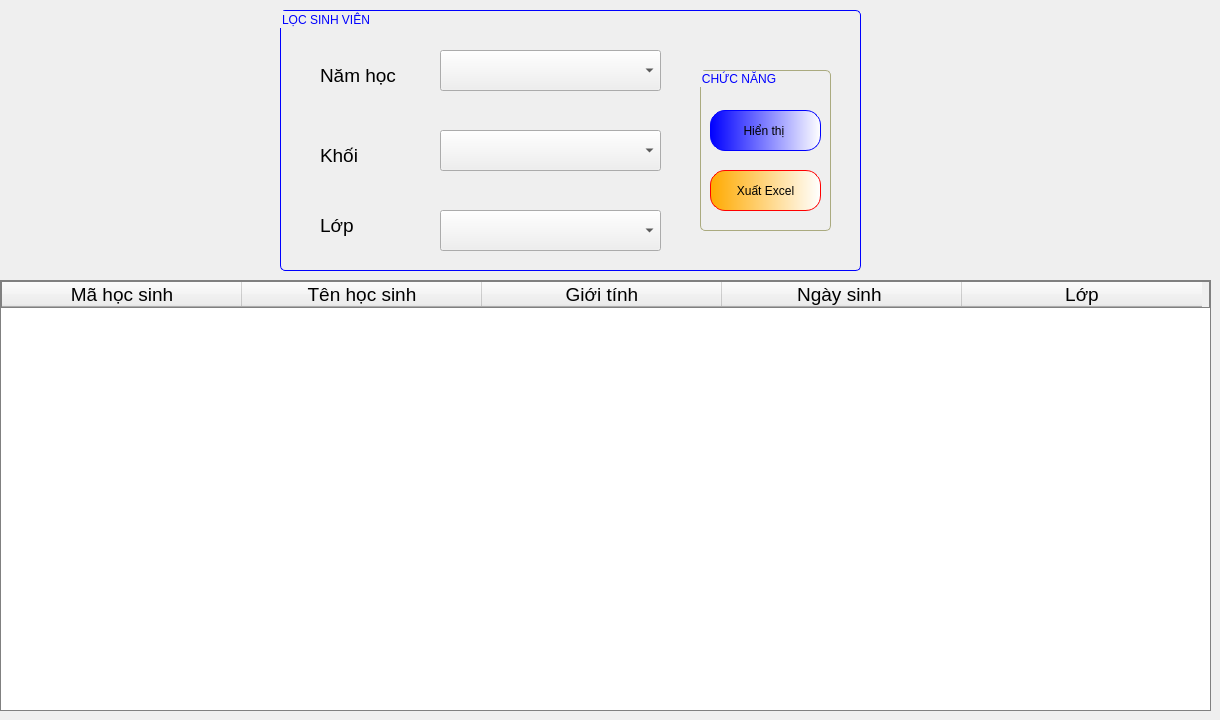
      <widget class="QWidget" name="tab_14">
       <attribute name="title">
        <string>Danh sách</string>
       </attribute>
       <widget class="QGroupBox" name="groupBox_6">
        <property name="geometry">
         <rect>
          <x>280</x>
          <y>10</y>
          <width>581</width>
          <height>261</height>
         </rect>
        </property>
        <property name="styleSheet">
         <string notr="true">QGroupBox{
border-radius: 5px;
border:0.5px solid blue;
	font: 14pt &quot;Tahoma&quot;;
color:blue;
}</string>
        </property>
        <property name="title">
         <string>LỌC SINH VIÊN</string>
        </property>
        <widget class="QLabel" name="label_84">
         <property name="geometry">
          <rect>
           <x>40</x>
           <y>50</y>
           <width>111</width>
           <height>31</height>
          </rect>
         </property>
         <property name="font">
          <font>
           <family>Tahoma</family>
           <pointsize>14</pointsize>
          </font>
         </property>
         <property name="text">
          <string>Năm học</string>
         </property>
        </widget>
        <widget class="QLabel" name="label_85">
         <property name="geometry">
          <rect>
           <x>40</x>
           <y>130</y>
           <width>101</width>
           <height>31</height>
          </rect>
         </property>
         <property name="font">
          <font>
           <family>Tahoma</family>
           <pointsize>14</pointsize>
          </font>
         </property>
         <property name="text">
          <string>Khối</string>
         </property>
        </widget>
        <widget class="QComboBox" name="cboxlistNH">
         <property name="geometry">
          <rect>
           <x>160</x>
           <y>40</y>
           <width>221</width>
           <height>41</height>
          </rect>
         </property>
         <property name="styleSheet">
          <string notr="true">border-color: rgb(170, 170, 127);
color: rgb(0, 0, 0);
font: 14pt &quot;Tahoma&quot;;</string>
         </property>
        </widget>
        <widget class="QComboBox" name="cboxlistLop">
         <property name="geometry">
          <rect>
           <x>160</x>
           <y>200</y>
           <width>221</width>
           <height>41</height>
          </rect>
         </property>
         <property name="styleSheet">
          <string notr="true">border-color: rgb(170, 170, 127);
color: rgb(0, 0, 0);
font: 14pt &quot;Tahoma&quot;;</string>
         </property>
        </widget>
        <widget class="QComboBox" name="cboxlistKhoi">
         <property name="geometry">
          <rect>
           <x>160</x>
           <y>120</y>
           <width>221</width>
           <height>41</height>
          </rect>
         </property>
         <property name="styleSheet">
          <string notr="true">border-color: rgb(170, 170, 127);
color: rgb(0, 0, 0);
font: 14pt &quot;Tahoma&quot;;</string>
         </property>
        </widget>
        <widget class="QLabel" name="label_86">
         <property name="geometry">
          <rect>
           <x>40</x>
           <y>200</y>
           <width>81</width>
           <height>31</height>
          </rect>
         </property>
         <property name="font">
          <font>
           <family>Tahoma</family>
           <pointsize>14</pointsize>
          </font>
         </property>
         <property name="text">
          <string>Lớp</string>
         </property>
        </widget>
        <widget class="QGroupBox" name="groupBox_2">
         <property name="geometry">
          <rect>
           <x>420</x>
           <y>60</y>
           <width>131</width>
           <height>161</height>
          </rect>
         </property>
         <property name="styleSheet">
          <string notr="true">border-color: rgb(170, 170, 127);
</string>
         </property>
         <property name="title">
          <string>CHỨC NĂNG</string>
         </property>
         <widget class="QPushButton" name="btnDisplayListHS">
          <property name="geometry">
           <rect>
            <x>10</x>
            <y>40</y>
            <width>111</width>
            <height>41</height>
           </rect>
          </property>
          <property name="styleSheet">
           <string notr="true">QPushButton{
font: 16pt &quot;Tahoma&quot;;
border-radius:15px;
border:1px solid blue;
	background-color: qlineargradient(spread:pad, x1:0, y1:0, x2:1, y2:0, stop:0 rgba(0, 0, 255, 255), stop:1 rgba(255, 255, 255, 255));
}
QPushButton:hover{
	font: 18pt &quot;Tahoma&quot;;
	background-color: qlineargradient(spread:repeat, x1:0, y1:0, x2:1, y2:0, stop:0 rgba(0, 85, 255, 255), stop:1 rgba(255, 255, 255, 255));
}
</string>
          </property>
          <property name="text">
           <string>Hiển thị </string>
          </property>
         </widget>
         <widget class="QPushButton" name="btnExportPhanLop">
          <property name="geometry">
           <rect>
            <x>10</x>
            <y>100</y>
            <width>111</width>
            <height>41</height>
           </rect>
          </property>
          <property name="styleSheet">
           <string notr="true">QPushButton{
font: 16pt &quot;Tahoma&quot;;
border-radius:15px;
border:1px solid red;
background-color: qlineargradient(spread:pad, x1:0, y1:0, x2:1, y2:0, stop:0 rgba(255, 170, 0, 255), stop:1 rgba(255, 255, 255, 255));
}
QPushButton:hover{
	font: 18pt &quot;Tahoma&quot;;
background-color:qlineargradient(spread:pad, x1:0, y1:0, x2:1, y2:0, stop:0 rgba(255, 85, 0, 255), stop:1 rgba(255, 255, 255, 255));
}
</string>
          </property>
          <property name="text">
           <string>Xuất Excel</string>
          </property>
         </widget>
        </widget>
       </widget>
       <widget class="QTableWidget" name="tablelistHocSinhInLop">
        <property name="geometry">
         <rect>
          <x>0</x>
          <y>280</y>
          <width>1211</width>
          <height>431</height>
         </rect>
        </property>
        <property name="styleSheet">
         <string notr="true">border: 1px solid gray;
border- radius:2px;
color: rgb(0, 0, 0);
font: 75 14pt &quot;Tahoma&quot;;</string>
        </property>
        <attribute name="horizontalHeaderDefaultSectionSize">
         <number>240</number>
        </attribute>
        <column>
         <property name="text">
          <string>Mã học sinh</string>
         </property>
         <property name="font">
          <font>
           <family>Tahoma</family>
           <pointsize>14</pointsize>
          </font>
         </property>
         <property name="textAlignment">
          <set>AlignCenter</set>
         </property>
        </column>
        <column>
         <property name="text">
          <string>Tên học sinh</string>
         </property>
         <property name="font">
          <font>
           <family>Tahoma</family>
           <pointsize>14</pointsize>
          </font>
         </property>
         <property name="textAlignment">
          <set>AlignCenter</set>
         </property>
        </column>
        <column>
         <property name="text">
          <string>Giới tính</string>
         </property>
         <property name="font">
          <font>
           <family>Tahoma</family>
           <pointsize>14</pointsize>
          </font>
         </property>
         <property name="textAlignment">
          <set>AlignCenter</set>
         </property>
        </column>
        <column>
         <property name="text">
          <string>Ngày sinh </string>
         </property>
         <property name="font">
          <font>
           <family>Tahoma</family>
           <pointsize>14</pointsize>
          </font>
         </property>
         <property name="textAlignment">
          <set>AlignCenter</set>
         </property>
        </column>
        <column>
         <property name="text">
          <string>Lớp</string>
         </property>
         <property name="font">
          <font>
           <family>Tahoma</family>
           <pointsize>14</pointsize>
          </font>
         </property>
         <property name="textAlignment">
          <set>AlignCenter</set>
         </property>
        </column>
       </widget>
      </widget>
